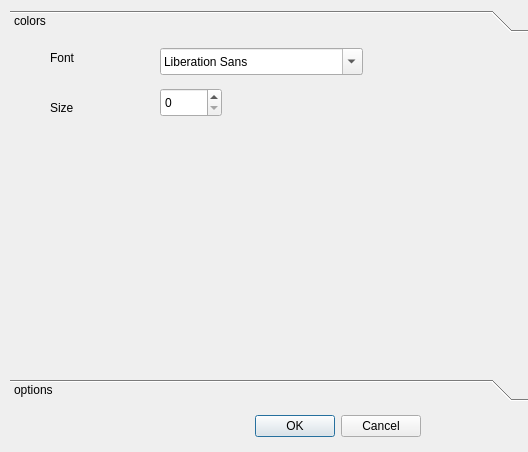
<ui version="4.0" >
 <class>Dialog</class>
 <widget class="QDialog" name="Dialog" >
  <property name="geometry" >
   <rect>
    <x>0</x>
    <y>0</y>
    <width>528</width>
    <height>452</height>
   </rect>
  </property>
  <property name="windowTitle" >
   <string>Dialog</string>
  </property>
  <widget class="QDialogButtonBox" name="buttonBox" >
   <property name="geometry" >
    <rect>
     <x>80</x>
     <y>410</y>
     <width>341</width>
     <height>32</height>
    </rect>
   </property>
   <property name="orientation" >
    <enum>Qt::Horizontal</enum>
   </property>
   <property name="standardButtons" >
    <set>QDialogButtonBox::Cancel|QDialogButtonBox::Ok</set>
   </property>
  </widget>
  <widget class="QToolBox" name="toolBox" >
   <property name="geometry" >
    <rect>
     <x>10</x>
     <y>10</y>
     <width>521</width>
     <height>391</height>
    </rect>
   </property>
   <property name="currentIndex" >
    <number>0</number>
   </property>
   <widget class="QWidget" name="page" >
    <property name="geometry" >
     <rect>
      <x>0</x>
      <y>0</y>
      <width>511</width>
      <height>319</height>
     </rect>
    </property>
    <attribute name="label" >
     <string>colors</string>
    </attribute>
    <attribute name="icon" >
     <iconset>
      <normaloff>../../../../../../Documents/Eniso/crap(qualite)/lubri.jpg</normaloff>../../../../../../Documents/Eniso/crap(qualite)/lubri.jpg</iconset>
    </attribute>
    <widget class="QFontComboBox" name="fontComboBox" >
     <property name="geometry" >
      <rect>
       <x>150</x>
       <y>10</y>
       <width>203</width>
       <height>27</height>
      </rect>
     </property>
    </widget>
    <widget class="QSpinBox" name="spinBox_5" >
     <property name="geometry" >
      <rect>
       <x>150</x>
       <y>50</y>
       <width>62</width>
       <height>29</height>
      </rect>
     </property>
    </widget>
    <widget class="QLabel" name="label_12" >
     <property name="geometry" >
      <rect>
       <x>40</x>
       <y>10</y>
       <width>62</width>
       <height>19</height>
      </rect>
     </property>
     <property name="text" >
      <string>Font</string>
     </property>
    </widget>
    <widget class="QLabel" name="label_13" >
     <property name="geometry" >
      <rect>
       <x>40</x>
       <y>60</y>
       <width>62</width>
       <height>19</height>
      </rect>
     </property>
     <property name="text" >
      <string>Size</string>
     </property>
    </widget>
   </widget>
   <widget class="QWidget" name="page_2" >
    <property name="geometry" >
     <rect>
      <x>0</x>
      <y>0</y>
      <width>511</width>
      <height>319</height>
     </rect>
    </property>
    <attribute name="label" >
     <string>options</string>
    </attribute>
    <widget class="Line" name="line" >
     <property name="geometry" >
      <rect>
       <x>60</x>
       <y>120</y>
       <width>391</width>
       <height>20</height>
      </rect>
     </property>
     <property name="orientation" >
      <enum>Qt::Horizontal</enum>
     </property>
    </widget>
    <widget class="Line" name="line_2" >
     <property name="geometry" >
      <rect>
       <x>130</x>
       <y>270</y>
       <width>221</width>
       <height>20</height>
      </rect>
     </property>
     <property name="orientation" >
      <enum>Qt::Horizontal</enum>
     </property>
    </widget>
    <widget class="QLabel" name="label" >
     <property name="geometry" >
      <rect>
       <x>40</x>
       <y>10</y>
       <width>62</width>
       <height>21</height>
      </rect>
     </property>
     <property name="text" >
      <string>Mode:</string>
     </property>
    </widget>
    <widget class="QLabel" name="label_2" >
     <property name="geometry" >
      <rect>
       <x>40</x>
       <y>50</y>
       <width>62</width>
       <height>21</height>
      </rect>
     </property>
     <property name="text" >
      <string>Mode:</string>
     </property>
    </widget>
    <widget class="QLabel" name="label_3" >
     <property name="geometry" >
      <rect>
       <x>40</x>
       <y>90</y>
       <width>62</width>
       <height>21</height>
      </rect>
     </property>
     <property name="text" >
      <string>Mode:</string>
     </property>
    </widget>
    <widget class="QLabel" name="label_4" >
     <property name="geometry" >
      <rect>
       <x>40</x>
       <y>140</y>
       <width>62</width>
       <height>21</height>
      </rect>
     </property>
     <property name="text" >
      <string>Mode:</string>
     </property>
    </widget>
    <widget class="QLabel" name="label_5" >
     <property name="geometry" >
      <rect>
       <x>30</x>
       <y>180</y>
       <width>62</width>
       <height>21</height>
      </rect>
     </property>
     <property name="text" >
      <string>Mode:</string>
     </property>
    </widget>
    <widget class="QSpinBox" name="spinBox" >
     <property name="geometry" >
      <rect>
       <x>110</x>
       <y>0</y>
       <width>62</width>
       <height>29</height>
      </rect>
     </property>
    </widget>
    <widget class="QSpinBox" name="spinBox_2" >
     <property name="geometry" >
      <rect>
       <x>110</x>
       <y>50</y>
       <width>62</width>
       <height>29</height>
      </rect>
     </property>
    </widget>
    <widget class="QCheckBox" name="checkBox" >
     <property name="geometry" >
      <rect>
       <x>90</x>
       <y>140</y>
       <width>131</width>
       <height>23</height>
      </rect>
     </property>
     <property name="text" >
      <string>Write header</string>
     </property>
    </widget>
    <widget class="QCheckBox" name="checkBox_3" >
     <property name="geometry" >
      <rect>
       <x>240</x>
       <y>140</y>
       <width>92</width>
       <height>23</height>
      </rect>
     </property>
     <property name="text" >
      <string>Footer</string>
     </property>
    </widget>
    <widget class="QRadioButton" name="radioButton" >
     <property name="geometry" >
      <rect>
       <x>220</x>
       <y>180</y>
       <width>109</width>
       <height>25</height>
      </rect>
     </property>
     <property name="text" >
      <string>Mill</string>
     </property>
    </widget>
    <widget class="QRadioButton" name="radioButton_2" >
     <property name="geometry" >
      <rect>
       <x>90</x>
       <y>180</y>
       <width>109</width>
       <height>25</height>
      </rect>
     </property>
     <property name="text" >
      <string>Laser</string>
     </property>
    </widget>
    <widget class="QCheckBox" name="checkBox_4" >
     <property name="geometry" >
      <rect>
       <x>360</x>
       <y>140</y>
       <width>92</width>
       <height>23</height>
      </rect>
     </property>
     <property name="text" >
      <string>Home</string>
     </property>
    </widget>
    <widget class="QToolButton" name="toolButton" >
     <property name="geometry" >
      <rect>
       <x>150</x>
       <y>230</y>
       <width>30</width>
       <height>28</height>
      </rect>
     </property>
     <property name="text" >
      <string>...</string>
     </property>
    </widget>
    <widget class="QLabel" name="label_11" >
     <property name="geometry" >
      <rect>
       <x>30</x>
       <y>230</y>
       <width>111</width>
       <height>21</height>
      </rect>
     </property>
     <property name="text" >
      <string>Post processor:</string>
     </property>
    </widget>
   </widget>
  </widget>
 </widget>
 <resources/>
 <connections>
  <connection>
   <sender>buttonBox</sender>
   <signal>accepted()</signal>
   <receiver>Dialog</receiver>
   <slot>accept()</slot>
   <hints>
    <hint type="sourcelabel" >
     <x>248</x>
     <y>254</y>
    </hint>
    <hint type="destinationlabel" >
     <x>157</x>
     <y>274</y>
    </hint>
   </hints>
  </connection>
  <connection>
   <sender>buttonBox</sender>
   <signal>rejected()</signal>
   <receiver>Dialog</receiver>
   <slot>reject()</slot>
   <hints>
    <hint type="sourcelabel" >
     <x>316</x>
     <y>260</y>
    </hint>
    <hint type="destinationlabel" >
     <x>286</x>
     <y>274</y>
    </hint>
   </hints>
  </connection>
 </connections>
</ui>
